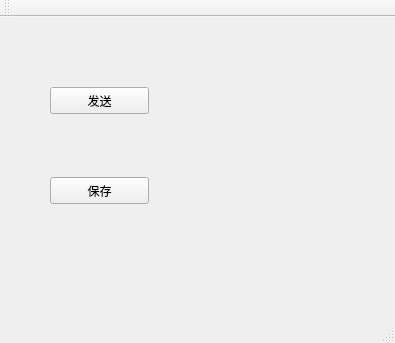
<?xml version="1.0" encoding="UTF-8"?>
<ui version="4.0">
 <class>MainWindow</class>
 <widget class="QMainWindow" name="MainWindow">
  <property name="geometry">
   <rect>
    <x>0</x>
    <y>0</y>
    <width>395</width>
    <height>343</height>
   </rect>
  </property>
  <property name="minimumSize">
   <size>
    <width>395</width>
    <height>343</height>
   </size>
  </property>
  <property name="maximumSize">
   <size>
    <width>395</width>
    <height>343</height>
   </size>
  </property>
  <property name="windowTitle">
   <string>MainWindow</string>
  </property>
  <widget class="QWidget" name="centralWidget">
   <widget class="QPushButton" name="pushButton">
    <property name="geometry">
     <rect>
      <x>50</x>
      <y>160</y>
      <width>99</width>
      <height>27</height>
     </rect>
    </property>
    <property name="text">
     <string>保存</string>
    </property>
   </widget>
   <widget class="QPushButton" name="pushButton_2">
    <property name="geometry">
     <rect>
      <x>50</x>
      <y>70</y>
      <width>99</width>
      <height>27</height>
     </rect>
    </property>
    <property name="text">
     <string>发送</string>
    </property>
   </widget>
  </widget>
  <widget class="QMenuBar" name="menuBar">
   <property name="geometry">
    <rect>
     <x>0</x>
     <y>0</y>
     <width>395</width>
     <height>31</height>
    </rect>
   </property>
  </widget>
  <widget class="QToolBar" name="mainToolBar">
   <attribute name="toolBarArea">
    <enum>TopToolBarArea</enum>
   </attribute>
   <attribute name="toolBarBreak">
    <bool>false</bool>
   </attribute>
  </widget>
  <widget class="QStatusBar" name="statusBar"/>
 </widget>
 <layoutdefault spacing="6" margin="11"/>
 <resources/>
 <connections/>
</ui>
